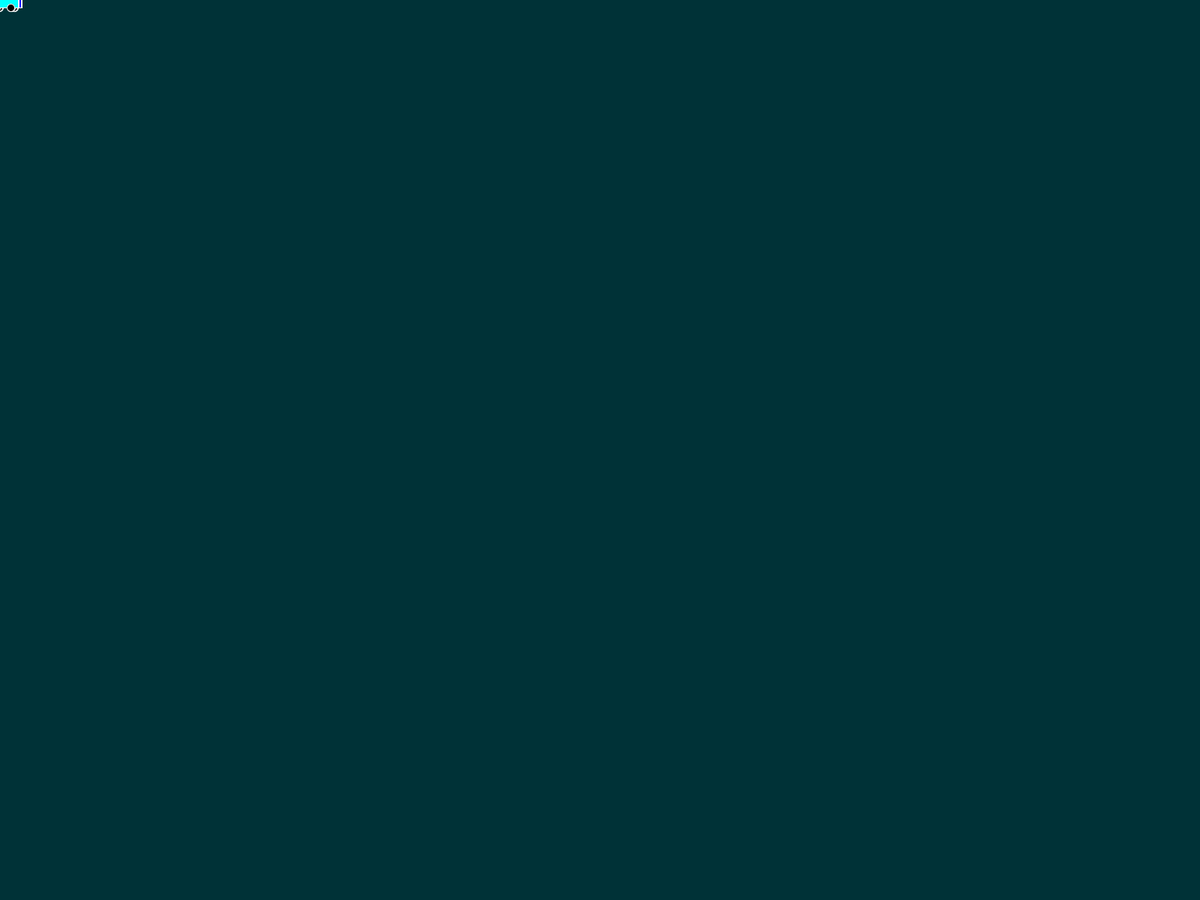
Frame 1 (no input)
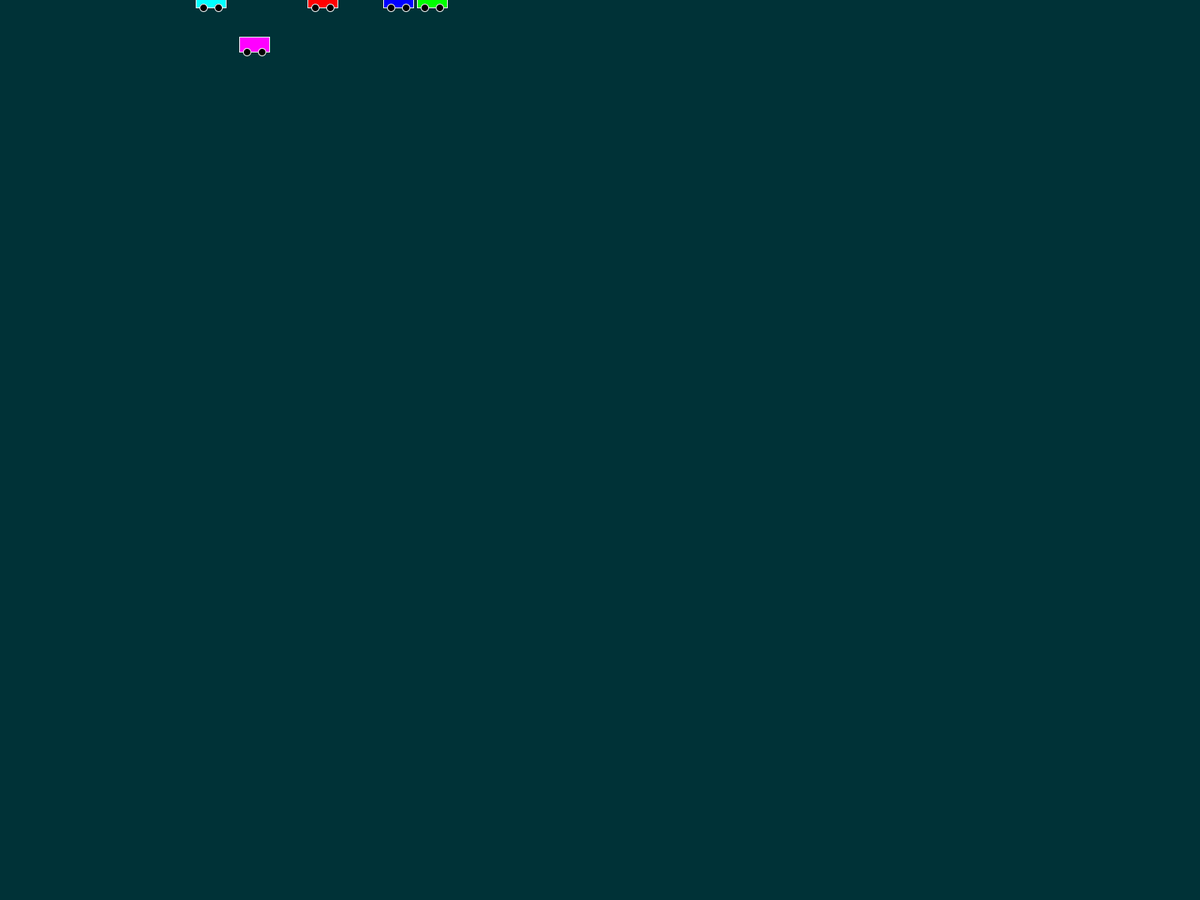
Frame 60 (the mouse pressed at the canvas centre just before this capture)
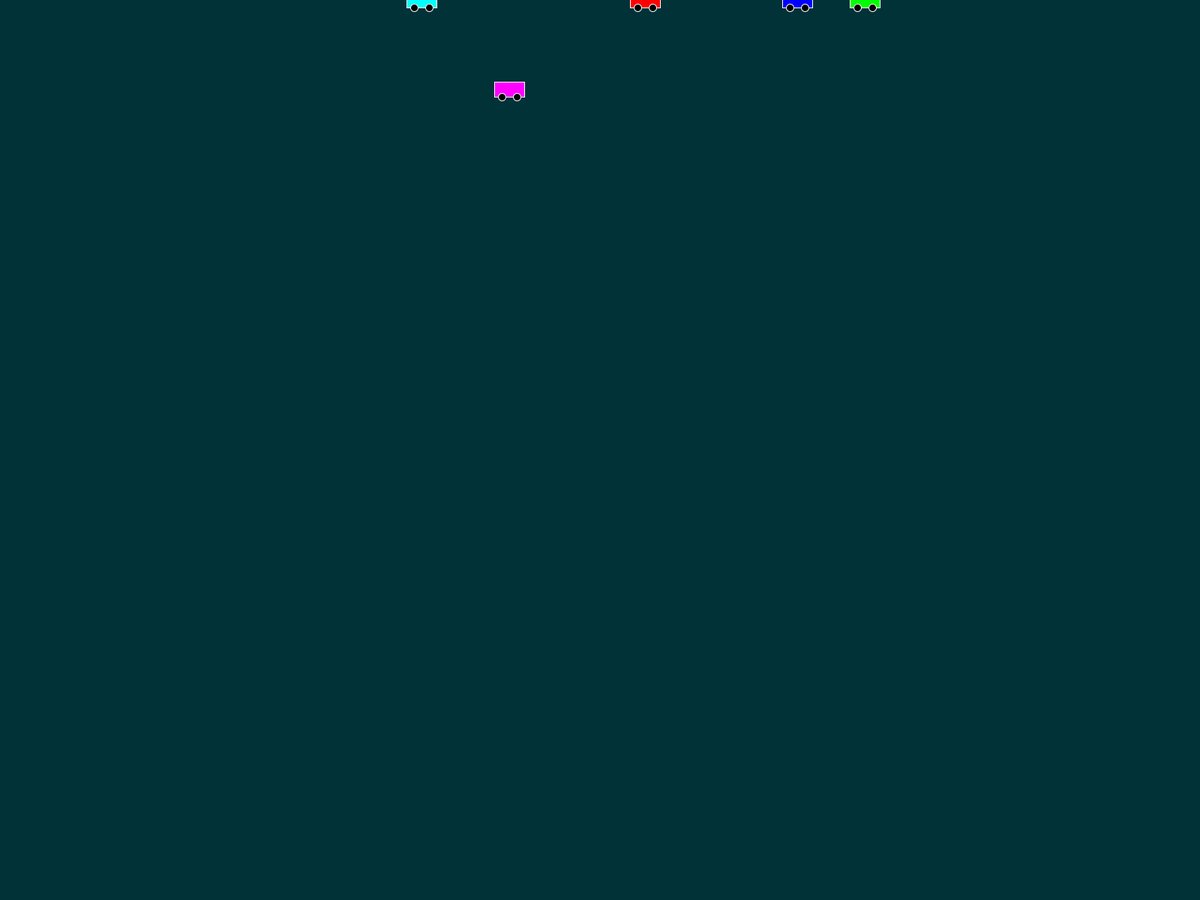
Frame 120 (the mouse held since frame 60 and released just before this capture)

The Processing sketch that drew these frames (run headless with seeded random() and noise(); from frame 60 on, the mouse is pressed at the canvas centre):

// Processing sketch: Bil_Class
// ── Bil_Class.pde


// Example 8-2: Two Car objects

Car myCar1;
Car myCar2;
Car myCar3;
Car myCar4;
Car myCar5;// Five objects!

void setup() {
  fullScreen();
  // Arguments go inside the parentheses when the object is constructed.  
  myCar1 = new Car(color(255, 0, 0), 0, 0, random(2, 10), random(-10, 10)); 
  myCar2 = new Car(color(0, 255, 0), 0, 0, random(2, 10), random(-10, 10));
  myCar3 = new Car(color(0, 0, 255), 0, 0, random(2, 10), random(-10, 10));
  myCar4 = new Car(color(255, 0, 255), 0, 0, random(2, 10), random(-10, 10));
  myCar5 = new Car(color(0, 255, 255), 0, 0, random(2, 10), random(-10, 10));
}

void draw() {
  background(0,50,55);
  myCar1.move();
  myCar1.display();
  myCar2.move();
  myCar2.display();
  myCar3.move();
  myCar3.display();
  myCar4.move();
  myCar4.display();
  myCar5.move();
  myCar5.display();
}

// Even though there are multiple objects, only  one class is needed. 
// No matter how many cookies you make, only one cookie cutter is needed.
class Car { 
  color c;
  float xpos;
  float ypos;
  float xspeed;
  float yspeed;

  // The Constructor is defined with parameters.  
  Car(color tempC, float tempXpos, float tempYpos, float tempXspeed, float tempYspeed) { 
    c = tempC;
    xpos = tempXpos;
    ypos = tempYpos;
    xspeed = tempXspeed;
    yspeed = tempYspeed;
  }

  void display() {
    stroke(255);
    fill(c);
    rectMode(CENTER);
    rect(xpos, ypos, 40, 20);
    fill(0);
    ellipse(xpos+10, ypos+10, 10, 10);
    ellipse(xpos-10, ypos+10, 10, 10);
    
  }

  void move() {
    xpos = xpos + xspeed;
    ypos = ypos + yspeed;
    if (xpos > width || xpos < 0) {
      xpos = 0;
    }
    if (ypos > height || ypos < 0) {
      ypos = 0;
    }
  }
}
